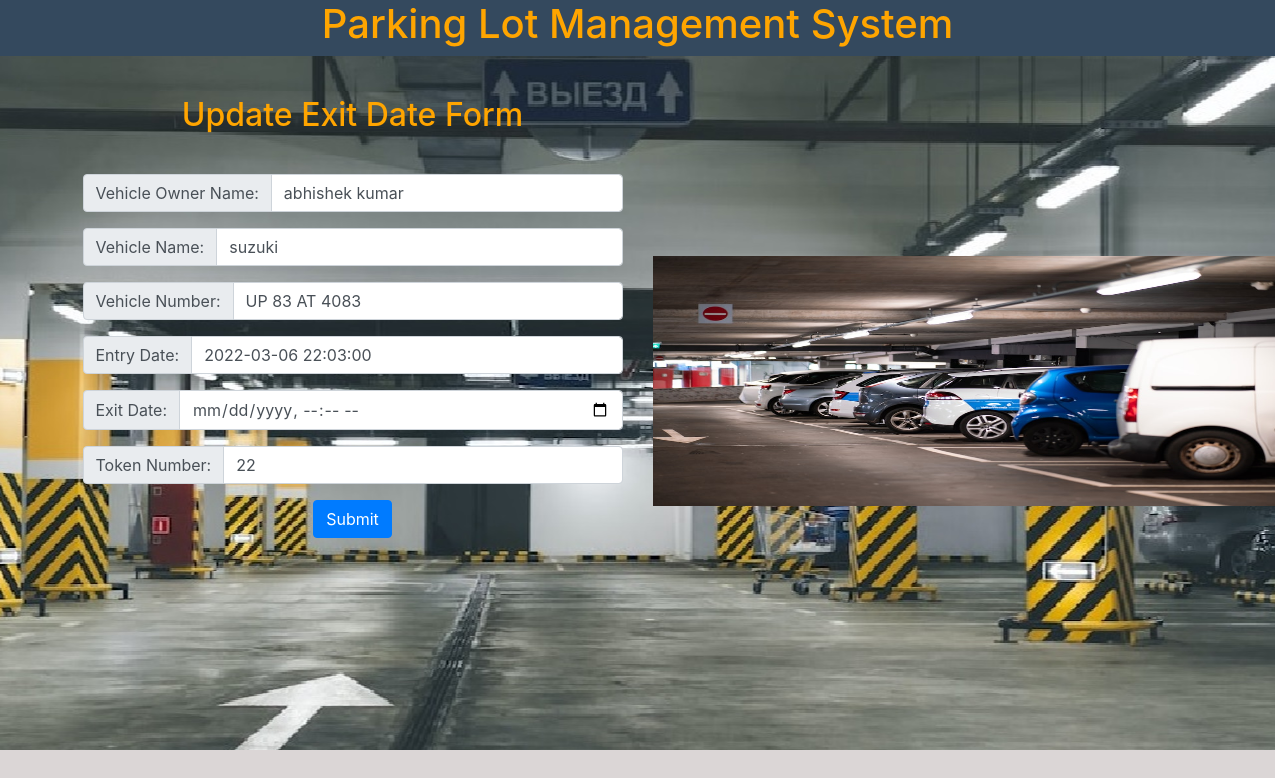
Screenshot of /update.php?Token_number=22 with the database file from the repository.
### tables this page shows
CREATE TABLE `vehicle_info` (
  `Owner_name` varchar(30) NOT NULL,
  `Vehicle_name` varchar(30) NOT NULL,
  `Vehicle_number` varchar(30) NOT NULL,
  `Entry_date` datetime NOT NULL,
  `Token_number` int(11) NOT NULL
);

### update.php (the view, shortened to what this page needs)
<?php
  $token_number = $_GET['Token_number'];
  $conn = mysqli_connect("localhost", "root", "", "parking_project") or die("connection failed!");
  $sql = "SELECT * FROM vehicle_info where Token_number = '{$token_number}'";
  $result = mysqli_query($conn, $sql) or die("Query failed!");
  if(mysqli_num_rows($result)>0){
      while ($row = mysqli_fetch_assoc($result)){
    ?>
    <!DOCTYPE html>
<html lang="en">
<head>
    <link rel="stylesheet" href="https://maxcdn.bootstrapcdn.com/bootstrap/4.0.0/css/bootstrap.min.css">
    <link rel="stylesheet" href="css/style.css">
</head>
<body>
    <div class="header">
        <div class="container-fluid">
            <div class="row">
                <div class="col-md-12 text-center" id="header">
                   <h1> Parking Lot Management System</h1>
                </div>
            </div>
        </div>
        <div class="container">
            <div class="row">
                <div class="col-md-6 text-center mb-3">
                    <h2 class="register">Update Exit Date Form</h2>
                    <form action="updatesave.php" method="post">
                    <div class="input-group mb-3">
                        <div class="input-group-prepend">
                            <span class="input-group-text" id="owner">Vehicle Owner Name:</span>
                        </div>
                        <input type="text" name="owner_name" value="<?php echo $row['Owner_name']; ?>" class="form-control">
                    </div>
                    <div class="input-group mb-3">
                        <div class="input-group-prepend">
                            <span class="input-group-text"> Vehicle Name:</span>
                        </div>
                        <input type="text" name="vehicle_name" value="<?php echo $row['Vehicle_name']; ?>" class="form-control">
                    </div>
                    <div class="input-group mb-3">
                        <div class="input-group-prepend">
                            <span class="input-group-text"> Vehicle Number:</span>
                        </div>
                        <input type="text" name="vehicle_number" value="<?php echo $row['Vehicle_number']; ?>" class="form-control">
                    </div>
                    <div class="input-group mb-3">
                        <div class="input-group-prepend">
                            <span class="input-group-text"> Entry Date:</span>
                        </div>
                        <input type="text" name="entry_date" value="<?php echo $row['Entry_date']; ?>" class="form-control">
                    </div>
                    <div class="input-group mb-3">
                        <div class="input-group-prepend">
                            <span class="input-group-text"> Exit Date:</span>
                        </div>
                        <input type="datetime-local" name="exit_date" class="form-control">
                    </div>
                    <div class="input-group">
                        <div class="input-group-prepend">
                            <span class="input-group-text">Token Number:</span>
                        </div>
                        <input type="number" name="Token" value="<?php echo $row['Token_number']; ?>" class="form-control">
                    </div>
                   <input type="submit" class="btn btn-primary my-3">
                   </form>
                </div>
                <div class="col-md-6">
                    <img src="images/new.png" class="car" style="width: 650px; height: 250px; margin-top: 200px;" alt="car picture">
                </div>
            </div>
        </div>
    </div>
</body>
</html>
    <?php
      }
  }else{
      echo "NO data Found!";
  }
?>

### css/style.css (style rules this page uses)
* { padding: 0px; margin: 0px; }
body { background: rgb(219, 214, 214); }
.header { background-image: url("../images/temp4.jpg"); width: 100%; height: 750px; background-repeat: no-repeat; background-position: center; }
#header { background:#34495e; }
#header h1 { color: orange; }
.register { margin: 40px 0px; color:orange; }
.car { width: 100px; height: 100px; }

### rows the page displays
vehicle_info: owner_name "abhishek kumar", vehicle_name "suzuki", vehicle_number "UP 83 AT 4083", entry_date "2022-03-06 22:03:00", Token "22"
